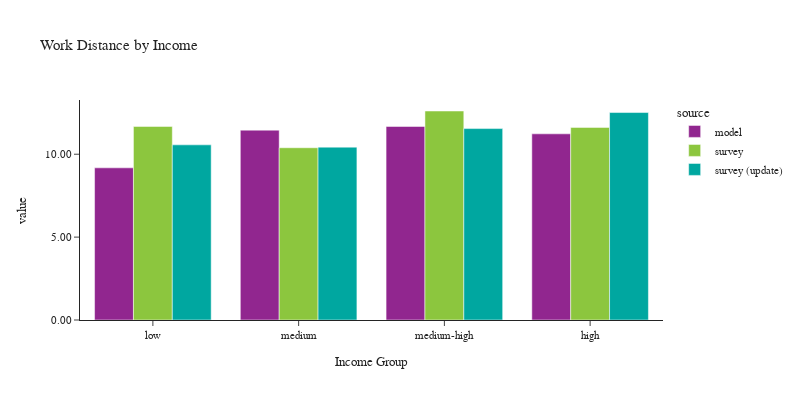

The code cell stored with this chart in its notebook:
### Code cell
plot_work_location(df_workers, 'hhincome_group', 'Income', 'Income Group')

### Figure 1 — Plotly figure (JSON) as saved in the notebook; plotly's stock layout.template omitted (floating-point values rounded to 4 significant figures)
{"data": [{"alignmentgroup": "True", "customdata": [[242369], [474539], [665773], [840387]], "hovertemplate": "source=model<br>hhincome_group=%{x}<br>value=%{y}<br>sample count=%{customdata[0]}<extra></extra>", "legendgroup": "model", "marker": {"color": "#91268F", "pattern": {"shape": ""}}, "name": "model", "offsetgroup": "model", "orientation": "v", "showlegend": true, "textposition": "auto", "type": "bar", "x": ["low", "medium", "medium-high", "high"], "xaxis": "x", "y": [9.178, 11.45, 11.67, 11.23], "yaxis": "y"}, {"alignmentgroup": "True", "customdata": [[614], [586], [895], [597]], "hovertemplate": "source=survey<br>hhincome_group=%{x}<br>value=%{y}<br>sample count=%{customdata[0]}<extra></extra>", "legendgroup": "survey", "marker": {"color": "#8CC63E", "pattern": {"shape": ""}}, "name": "survey", "offsetgroup": "survey", "orientation": "v", "showlegend": true, "textposition": "auto", "type": "bar", "x": ["low", "medium", "medium-high", "high"], "xaxis": "x", "y": [11.68, 10.39, 12.61, 11.62], "yaxis": "y"}, {"alignmentgroup": "True", "customdata": [[671], [626], [920], [605]], "hovertemplate": "source=survey (update)<br>hhincome_group=%{x}<br>value=%{y}<br>sample count=%{customdata[0]}<extra></extra>", "legendgroup": "survey (update)", "marker": {"color": "#00A7A0", "pattern": {"shape": ""}}, "name": "survey (update)", "offsetgroup": "survey (update)", "orientation": "v", "showlegend": true, "textposition": "auto", "type": "bar", "x": ["low", "medium", "medium-high", "high"], "xaxis": "x", "y": [10.57, 10.43, 11.55, 12.51], "yaxis": "y"}], "layout": {"barmode": "group", "font": {"size": 11}, "height": 400, "legend": {"title": {"text": "source"}, "tracegroupgap": 0}, "title": {"text": "Work Distance by Income"}, "width": 800, "xaxis": {"anchor": "y", "domain": [0.0, 1.0], "title": {"text": "Income Group"}}, "yaxis": {"anchor": "x", "domain": [0.0, 1.0], "tickformat": ".2f", "title": {"text": "value"}}}}
